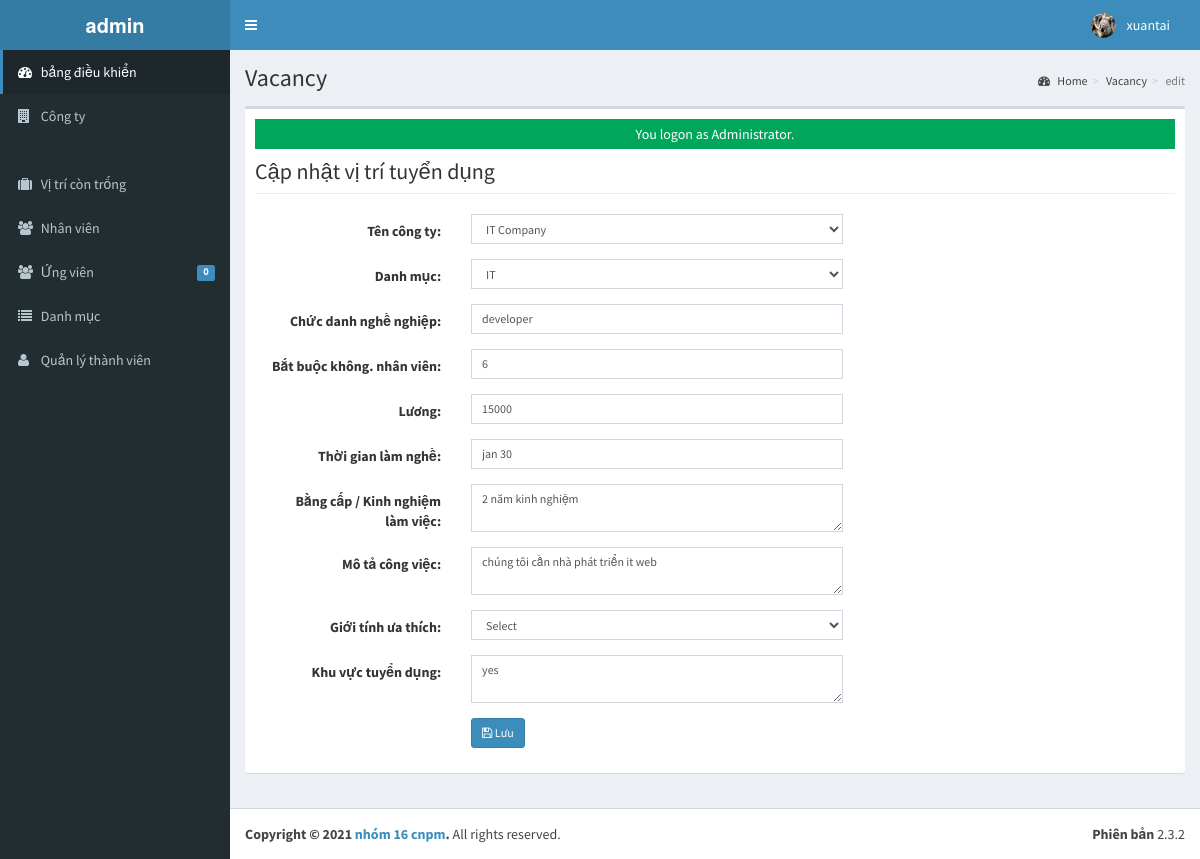
Screenshot of /admin/vacancy/index.php?view=edit&id=1 (signed in) with the database file from the repository.
### tables this page shows
CREATE TABLE `tblusers` (
  `USERID` varchar(30) NOT NULL,
  `FULLNAME` varchar(40) NOT NULL,
  `USERNAME` varchar(90) NOT NULL,
  `PASS` varchar(90) NOT NULL,
  `ROLE` varchar(30) NOT NULL,
  `PICLOCATION` varchar(255) NOT NULL
);

CREATE TABLE `tbljob` (
  `JOBID` int(11) NOT NULL,
  `COMPANYID` int(11) NOT NULL,
  `CATEGORY` varchar(250) NOT NULL,
  `OCCUPATIONTITLE` varchar(90) NOT NULL,
  `REQ_NO_EMPLOYEES` int(11) NOT NULL,
  `SALARIES` double NOT NULL,
  `DURATION_EMPLOYEMENT` varchar(90) NOT NULL,
  `QUALIFICATION_WORKEXPERIENCE` text NOT NULL,
  `JOBDESCRIPTION` text NOT NULL,
  `PREFEREDSEX` varchar(30) NOT NULL,
  `SECTOR_VACANCY` text NOT NULL,
  `JOBSTATUS` varchar(90) NOT NULL,
  `DATEPOSTED` datetime NOT NULL
);

### admin/vacancy/index.php (called while the page is built, shortened)
<?php
require_once("../../include/initialize.php");
$title="Vacancy";
require_once ("../theme/templates.php");
?>

### include/database.php (called while the page is built, shortened)
<?php
class Database {
	var $sql_string = '';
	private $conn;
	public function open_connection() {
		$this->conn = mysqli_connect(server,user,pass);
		if(!$this->conn){
			echo "Sự cố trong kết nối cơ sở dữ liệu! Liên hệ với quản trị viên!";
			exit();
		}else{
			$db_select = mysqli_select_db($this->conn,database_name);
		}
	}
	function setQuery($sql='') {
		$this->sql_string=$sql;
	}
	function executeQuery() {
		$result = mysqli_query($this->conn,$this->sql_string);
		return $result;
	}
	private function confirm_query($result) {
		return $result;
	}
	function loadResultList( $key='' ) {
		$cur = $this->executeQuery();
		$array = array();
		while ($row = mysqli_fetch_object($cur)) {
			if ($key) {
				$array[$row->$key] = $row;
			} else {
				$array[] = $row;
			}
		}
		return $array;
	}
	function loadSingleResult() {
		$cur = $this->executeQuery();
		while ($row = mysqli_fetch_object($cur)) {
		return $data = $row;
		}
	}
}
$mydb = new Database();
?>

### include/accounts.php (called while the page is built, shortened)
<?php
require_once(LIB_PATH.DS.'database.php');
class User {
	protected static  $tblname = "tblusers";
	function single_user($id=""){
			global $mydb;
			$mydb->setQuery("SELECT * FROM ".self::$tblname."
				Where USERID= '{$id}' LIMIT 1");
			$cur = $mydb->loadSingleResult();
			return $cur;
	}
}
?>

### include/function.php (called while the page is built, shortened)
<?php
function currentpage(){
		$this_page = $_SERVER['SCRIPT_NAME'];
	    $bits = explode('/',$this_page);
		 return $bits[3];
	}
		?>

### include/job.php (called while the page is built, shortened)
<?php
require_once(LIB_PATH.DS.'database.php');
class Jobs {
	protected static  $tblname = "tbljob";
	function single_job($id=""){
			global $mydb;
			$mydb->setQuery("SELECT * FROM ".self::$tblname."
				Where JOBID= '{$id}' LIMIT 1");
			$cur = $mydb->loadSingleResult();
			return $cur;
	}
}
?>

### admin/vacancy/edit.php (the view, shortened to what this page needs)
<?php
  $jobid = $_GET['id'];
  $job = New Jobs();
  $res = $job->single_job($jobid);
?>
<form class="form-horizontal span6" action="controller.php?action=edit" method="POST">
  <div class="row">
                   <div class="col-lg-12">
                      <h1 class="page-header">Cập nhật vị trí tuyển dụng</h1>
                    </div>
                 </div>
                 <div class="form-group">
                    <div class="col-md-8">
                      <label class="col-md-4 control-label" for=
                      "COMPANYNAME">Tên công ty:</label>
                      <div class="col-md-8">
                        <select class="form-control input-sm" id="COMPANYID" name="COMPANYID">
                          <?php
                            $sql ="Select * From tblcompany WHERE COMPANYID=".$res->COMPANYID;
                            $mydb->setQuery($sql);
                            $result  = $mydb->loadResultList();
                            foreach ($result as $row) {
                              echo '<option SELECTED value='.$row->COMPANYID.'>'.$row->COMPANYNAME.'</option>';
                            }
                            $sql ="Select * From tblcompany WHERE COMPANYID!=".$res->COMPANYID;
                            $mydb->setQuery($sql);
                          ?>
                        </select>
                      </div>
                    </div>
                  </div>
                  <div class="form-group">
                    <div class="col-md-8">
                      <label class="col-md-4 control-label" for=
                      "CATEGORY">Danh mục:</label>
                      <div class="col-md-8">
                        <select class="form-control input-sm" id="CATEGORY" name="CATEGORY">
                          <?php
                            $sql ="SELECT * FROM `tblcategory` WHERE CATEGORY='".$res->CATEGORY."'";
                            $mydb->setQuery($sql);
                            $cur  = $mydb->loadResultList();
                            foreach ($cur as $result) {
                              echo '<option SELECTED value='.$result->CATEGORYID.'>'.$result->CATEGORY.'</option>';
                            }
                          ?>
                        </select>
                      </div>
                    </div>
                  </div>
                  <div class="form-group">
                    <div class="col-md-8">
                      <label class="col-md-4 control-label" for=
                      "OCCUPATIONTITLE">Chức danh nghề nghiệp:</label>
                      <div class="col-md-8">
                         <input class="form-control input-sm" id="OCCUPATIONTITLE" name="OCCUPATIONTITLE" placeholder="Occupation Title"   autocomplete="none" value="<?php echo $res->OCCUPATIONTITLE; ?>"/>
                      </div>
                    </div>
                  </div>
                    <div class="form-group">
                    <div class="col-md-8">
                      <label class="col-md-4 control-label" for=
                      "REQ_NO_EMPLOYEES">Bắt buộc không. nhân viên:</label>
                      <div class="col-md-8">
                         <input class="form-control input-sm" id="REQ_NO_EMPLOYEES" name="REQ_NO_EMPLOYEES" placeholder="Required no. of Employees"   autocomplete="none" value="<?php echo $res->REQ_NO_EMPLOYEES ?>"/>
                      </div>
                    </div>
                  </div>
                  <div class="form-group">
                    <div class="col-md-8">
                      <label class="col-md-4 control-label" for=
                      "SALARIES">Lương:</label>
                      <div class="col-md-8">
                         <input class="form-control input-sm" id="SALARIES" name="SALARIES" placeholder="Salary"   autocomplete="none" value="<?php echo $res->SALARIES ?>"/>
                      </div>
                    </div>
                  </div>
                  <div class="form-group">
                    <div class="col-md-8">
                      <label class="col-md-4 control-label" for=
                      "DURATION_EMPLOYEMENT">Thời gian làm nghề:</label>
                      <div class="col-md-8">
                         <input class="form-control input-sm" id="DURATION_EMPLOYEMENT" name="DURATION_EMPLOYEMENT" placeholder="Duration of Employment"   autocomplete="none" value="<?php echo $res->DURATION_EMPLOYEMENT ?>"/>
                      </div>
                    </div>
                  </div>
                  <div class="form-group">
                    <div class="col-md-8">
                      <label class="col-md-4 control-label" for=
                      "QUALIFICATION_WORKEXPERIENCE">Bằng cấp / Kinh nghiệm làm việc:</label>
                      <div class="col-md-8">
                        <textarea class="form-control input-sm" id="QUALIFICATION_WORKEXPERIENCE" name="QUALIFICATION_WORKEXPERIENCE" placeholder="Qualification/Work Experience"   autocomplete="none" ><?php echo $res->QUALIFICATION_WORKEXPERIENCE ?></textarea>
                      </div>
                    </div>
                  </div>
                  <div class="form-group">
                    <div class="col-md-8">
                      <label class="col-md-4 control-label" for=
                      "JOBDESCRIPTION">Mô tả công việc:</label>
                      <div class="col-md-8">
                        <textarea class="form-control input-sm" id="JOBDESCRIPTION" name="JOBDESCRIPTION" placeholder="Job Description"   autocomplete="none"><?php echo $res->JOBDESCRIPTION ?></textarea>
                      </div>
                    </div>
                  </div>
                 <div class="form-group">
                    <div class="col-md-8">
                      <label class="col-md-4 control-label" for=
                      "PREFEREDSEX">Giới tính ưa thích:</label>
                      <div class="col-md-8">
                          <select class="form-control input-sm" id="PREFEREDSEX" name="PREFEREDSEX">
                          <option value="None">Select</option>
                        </select>
                      </div>
                    </div>
                  </div>
                  <div class="form-group">
                    <div class="col-md-8">
                      <label class="col-md-4 control-label" for=
                      "SECTOR_VACANCY">Khu vực tuyển dụng:</label>
                      <div class="col-md-8">
                        <textarea class="form-control input-sm" id="SECTOR_VACANCY" name="SECTOR_VACANCY" placeholder="Sector of Vacancy"   autocomplete="none"><?php echo $res->SECTOR_VACANCY ?></textarea>
                      </div>
                    </div>
                  </div>
                  <div class="form-group">
                    <div class="col-md-8">
                      <label class="col-md-4 control-label" for=
                      "idno"></label>
                      <div class="col-md-8">
                         <button class="btn btn-primary btn-sm" name="save" type="submit" ><span class="fa fa-save fw-fa"></span> Lưu</button>
                     </div>
                    </div>
                  </div>
</form>

### admin/theme/templates.php (shortened to what this page needs)
<!DOCTYPE html>
<html>
    <head>
        <link rel="stylesheet" href="<?php echo web_root;?>bootstrap/css/bootstrap.min.css">
        <link rel="stylesheet" href="<?php echo web_root;?>plugins/font-awesome/css/font-awesome.min.css">
        <link rel="stylesheet" href="<?php echo web_root;?>dist/css/AdminLTE.min.css">
        <link rel="stylesheet" href="<?php echo web_root;?>dist/css/skins/_all-skins.min.css">
        <link rel="stylesheet" href="<?php echo web_root;?>plugins/iCheck/flat/blue.css">
        <link rel="stylesheet" href="<?php echo web_root;?>plugins/morris/morris.css">
        <link rel="stylesheet" href="<?php echo web_root;?>plugins/jvectormap/jquery-jvectormap-1.2.2.css">
        <link href="<?php echo web_root; ?>plugins/datepicker/bootstrap-datetimepicker.min.css" rel="stylesheet" media="screen">
        <link rel="stylesheet" href="<?php echo web_root;?>plugins/dataTables/jquery.dataTables.min.css">
        <link rel="stylesheet" href="<?php echo web_root;?>plugins/bootstrap-wysihtml5/bootstrap3-wysihtml5.min.css">
    </head>
 <body class="hold-transition skin-blue fixed sidebar-mini">
<div class="wrapper">
  <header class="main-header">
    <a href="<?php echo web_root;?>/admin/" class="logo">
      <span class="logo-lg"><b>admin</b></span>
    </a>
    <nav class="navbar navbar-static-top" role="navigation">
      <a href="#" class="sidebar-toggle" data-toggle="offcanvas" role="button">
      </a>
      <div class="navbar-custom-menu">
        <ul class="nav navbar-nav">
          <?php
              $user = New User();
              $singleuser = $user->single_user($_SESSION['ADMIN_USERID']);
          ?>
          <li class="dropdown user user-menu" style="padding-right: 15px;"  >
            <a href="#" class="dropdown-toggle" data-toggle="dropdown">
              <img src="<?php echo web_root.'admin/user/'. $singleuser->PICLOCATION;?>" class="user-image" alt="User Image">
              <span class="hidden-xs"><?php echo $singleuser->FULLNAME; ?></span>
            </a>
          </li>
        </ul>
      </div>
    </nav>
  </header>
  <aside class="main-sidebar">
    <section class="sidebar">
      <ul class="sidebar-menu">
        <li  class="<?php echo (currentpage() == 'index.php') ? "active" : false;?>" >
          <a href="<?php echo web_root ;?>admin/">
            <i class="fa fa-dashboard"></i> <span>bảng điều khiển</span>
          </a>
        </li>
        <li class="<?php echo (currentpage() == 'company') ? "active" : false;?>" >
          <a href="<?php echo web_root ;?>admin/company/">
            <i class="fa fa-building"></i> <span>Công ty
        </li>
        <li class="<?php echo (currentpage() == 'vacancy') ? "active" : false;?>" >
          <a href="<?php echo web_root ;?>admin/vacancy/">
            <i class="fa fa-suitcase"></i> <span>Vị trí còn trống</span>
          </a>
        </li>
        <li class="<?php echo (currentpage() == 'employee') ? "active" : false;?>" >
          <a href="<?php echo web_root ;?>admin/employee/">
            <i class="fa fa-users"></i> <span>Nhân viên</span>
          </a>
        </li>
        <li class="<?php echo (currentpage() == 'applicants') ? "active" : false;?>" >
          <a href="<?php echo web_root ;?>admin/applicants/">
            <i class="fa fa-users"></i> <span>Ứng viên</span>
            <span class="label label-primary pull-right">
              <?php
                $sql = "SELECT count(*) as 'APPL' FROM `tbljobregistration` WHERE `PENDINGAPPLICATION`=1";
                $mydb->setQuery($sql);
                $pending = $mydb->loadSingleResult();
                echo $pending->APPL;
              ?>
            </span>
          </a>
        </li>
        <li class="<?php echo (currentpage() == 'category') ? "active" : false;?>" >
          <a href="<?php echo web_root ;?>admin/category/">
            <i class="fa fa-list"></i> <span>Danh mục</span>
          </a>
        </li>
         <li class="<?php echo (currentpage() == 'user') ? "active" : false;?>">
          <a href="<?php echo web_root; ?>admin/user/">
            <i class="fa fa-user"></i> <span>Quản lý thành viên</span> </a>
        </li>
      </ul>
    </section>
  </aside>
  <div class="content-wrapper">
  <section class="content-header">
      <h1>
        <?php echo isset($title) ? $title : ''; ?>
      </h1>
      <ol class="breadcrumb">
        <?php
          if ($title!='Home') {
            $active_title = '';
            if (isset($_GET['view'])) {
              $active_title = '<li class='.$active_title.'><a href="index.php">'.$title.'</a></li>';
            }else{
              $active_title = '<li class='.$active_title.'>'.$title.'</li>';
            }
            echo '<li><a href='.web_root.'admin/><i class="fa fa-dashboard"></i> Home</a></li>';
            echo  $active_title;
            echo  isset($_GET['view']) ? '<li class="active">'.$_GET['view'].'</li>' : '';
          }
        ?>
      </ol>
    </section>
         <section class="content">
          <div class="row">
            <div class="col-xs-12">
              <div class="box">
                <div class="box-body">
              <?php
               require_once $content;
               ?>
             </div>
             </div>
           </div>
         </div>
         </section>
 </div>
  <footer class="main-footer">
    <div class="pull-right hidden-xs">
      <b>Phiên bản</b> 2.3.2
    </div>
    <strong>Copyright &copy; 2021 <a href="#">nhóm 16 cnpm</a>.</strong> All rights
    reserved.
  </footer>
    </body>
</html>

### rows the page displays
tblusers: PICLOCATION (picture), FULLNAME "xuantai"
tbljob: OCCUPATIONTITLE "developer", REQ_NO_EMPLOYEES "6", SALARIES "15000", DURATION_EMPLOYEMENT "jan 30", QUALIFICATION_WORKEXPERIENCE "2 năm kinh nghiệm", JOBDESCRIPTION "chúng tôi cần nhà phát triển it web", SECTOR_VACANCY "yes"

### other values shown
$pending->APPL "0"
$title "Vacancy"
$_GET['view'] "edit"
$_SESSION['message'] "You logon as Administrator."
form field COMPANYID "IT Company"
form field CATEGORY "IT"
